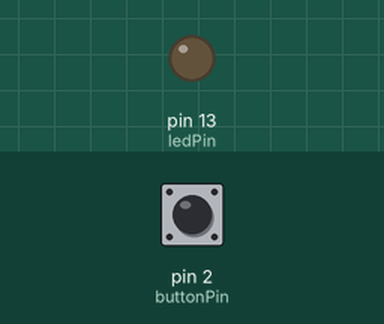
This sketch was run on a simulated Arduino Uno, built with avr-gcc and run on an emulated ATmega328P. On the bench: output pins drawn as LEDs (lit = HIGH). The inputs (shaded band) are chosen by the test bench; at power-on: pin 2 (buttonPin) HIGH.

Above: at 1.2 s.
1.3 s: pin 2 (buttonPin) pulled LOW for 0.15 s
At 2.1 s:
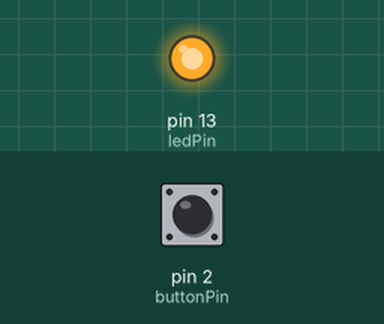
Timing chart, 0 to 10.4 s (numbered marks = the images above; inputs shaded):
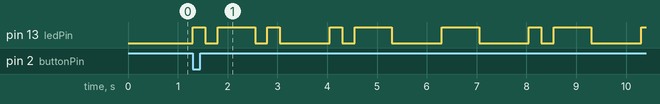

The sketch:

MorseCode_Blinker.ino
```cpp
/*

  Morse Code Blinker by Ratanak Sovann (219339559)
  This file was created as part of Task 1.1P – SIT210 Embedded System Development.


  Description
  ––––––––––––––––––––––––––––––––––––––––––––––––––––––––––––––––––––––––––––––––––
  This program blinks an LED to spell out a name in Morse code when a button is pressed.
  It defines the pin configurations, timing for Morse code symbols, and the Morse code
  for each letter. The LED blinks according to the Morse code of the name defined in the program.
  Pressing the button starts or restarts the blinking sequence.

*/


// Pin definitions for LED and button
const int ledPin = LED_BUILTIN;
const int buttonPin = 2;

// Timing definitions for Morse code units
const int dotTime = 250; // Duration of a dot
const int dashTime = dotTime * 3; // Duration of a dash
const int partGap = dotTime; // Gap between dots and dashes within a letter
const int letterGap = dotTime * 3; // Gap between letters
const int wordGap = dotTime * 7; // Gap between words

// Morse code for each letter of the alphabet (A-Z)
const String morseCode[26] = {
  ".-", "-...", "-.-.", "-..", ".", "..-.", "--.", "....", "..", ".---",
  "-.-", ".-..", "--", "-.", "---", ".--.", "--.-", ".-.", "...", "-",
  "..-", "...-", ".--", "-..-", "-.--", "--.."
};

// The name to blink in Morse code.
String name = "RATANAK";

// Flag to track button state
bool buttonPressed = false;

void setup() {
  pinMode(ledPin, OUTPUT); // Set the LED pin as output
  pinMode(buttonPin, INPUT_PULLUP); // Set the button pin as input with internal pull-up
  attachInterrupt(digitalPinToInterrupt(buttonPin), pressButton, FALLING); // Setup interrupt for button press
}

void loop() {
  if (buttonPressed) {
    for (int i = 0; i < name.length(); i++) {
      if (!buttonPressed) { // Check if button was pressed again during blinking
        pressButton(); // Revert buttonPressed state
        break; // Exit the for loop
      }
      blinkLetter(name[i]); // Blink the current letter in Morse code
      delay(letterGap); // Wait after blinking each letter
    }
  }
}

// Blinks an LED to represent a letter in Morse code
void blinkLetter(char letter) {
  if (letter == ' ') {
    delay(wordGap); // If letter is a space, delay for word gap
    return;
  }
  String code = morseCode[letter - 'A']; // Convert char to index using its ASCII value
  for (int i = 0; i < code.length(); i++) {
    digitalWrite(ledPin, HIGH); // Turn on LED
    // Determine whether to blink for a dot or a dash
    if (code[i] == '.') {
      delay(dotTime); // Blink duration for dot
    } else if (code[i] == '-') {
      delay(dashTime); // Blink duration for dash
    }
    digitalWrite(ledPin, LOW); // Turn off LED
    delay(partGap); // Gap between parts of the same letter
  }
}

// This function is triggered when buttonPin is interupted (pressed).
void pressButton() {
  buttonPressed = !buttonPressed; // Toggle flag on button press
}
```

Measured:
- after the input at 1.3 s, pin 13 (ledPin): LOW → HIGH at once, → LOW 0.25 s later, → HIGH 0.25 s later, → LOW 0.75 s later, … (17 changes in this stretch)
